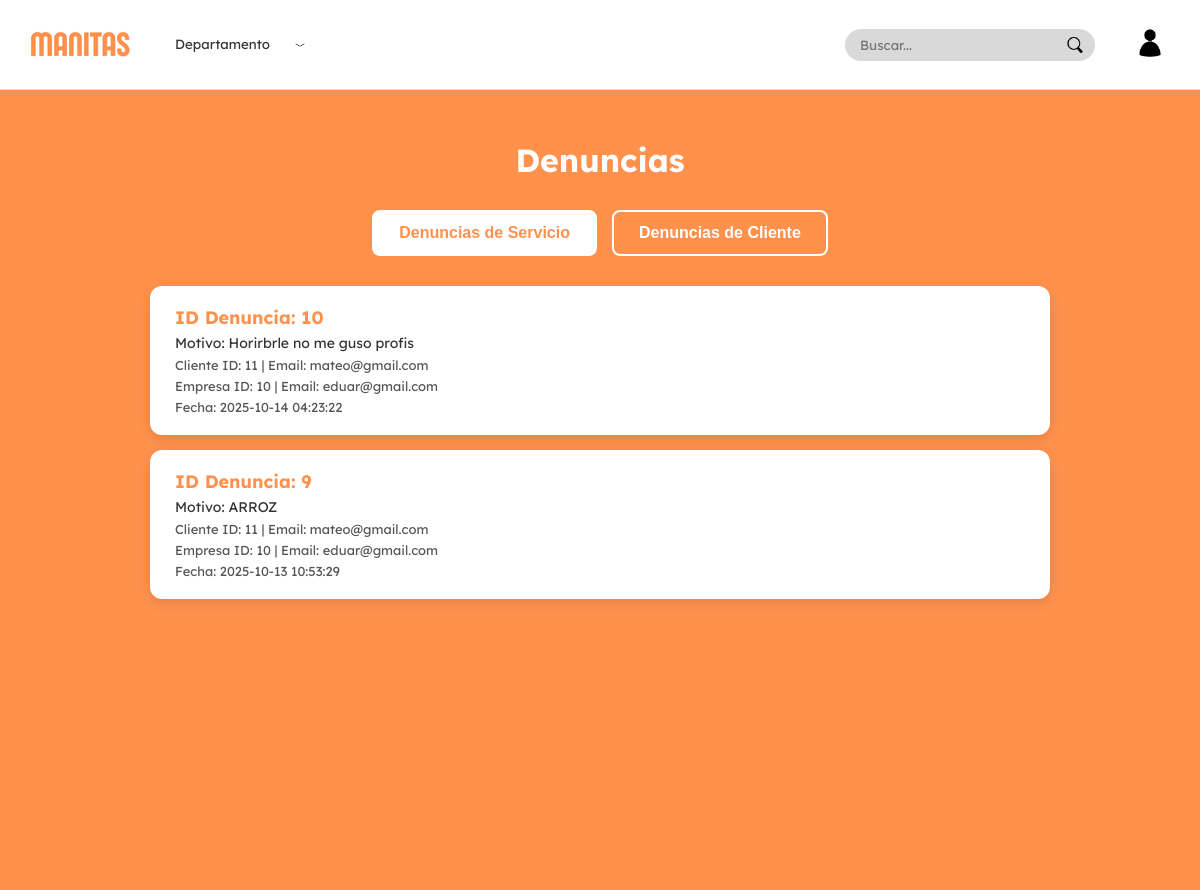
Page /apps/VIstas/paginas/administrador/admin_denuncias.php on the earlier database version.
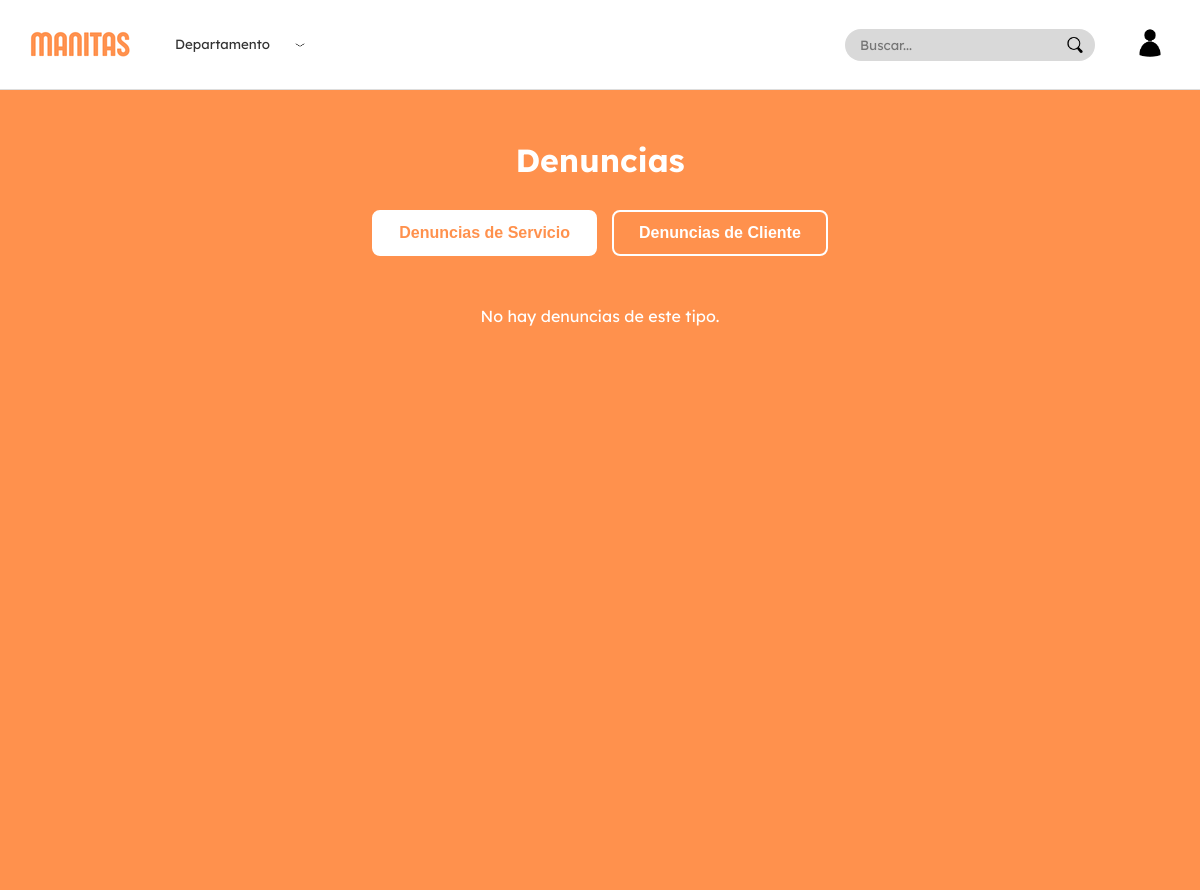
Same page on the later database version.
### tables this page shows
CREATE TABLE `denuncia` (
  `idDenuncia` int NOT NULL AUTO_INCREMENT,
  `idCliente` int NOT NULL,
  `idEmpresa` int NOT NULL,
  `asunto` varchar(50) DEFAULT NULL,
  `fecha` datetime DEFAULT CURRENT_TIMESTAMP,
  `motivo` varchar(500) DEFAULT NULL,
  PRIMARY KEY (`idDenuncia`),
  KEY `idCliente` (`idCliente`),
  KEY `idEmpresa` (`idEmpresa`),
  CONSTRAINT `denuncia_ibfk_1` FOREIGN KEY (`idCliente`) REFERENCES `cliente` (`IdUsuario`),
  CONSTRAINT `denuncia_ibfk_2` FOREIGN KEY (`idEmpresa`) REFERENCES `empresa` (`IdUsuario`)
);

### apps/Controlador/NavbarControlador.php (called while the page is built, shortened)
<?php
$logueado = isset($_SESSION['idUsuario']);
$rol = $logueado ? $_SESSION['rol'] : null;
$home_url = "/Proyecto/public/index.php";
$perfil_url = null;

### apps/Controlador/administrador/MostrarDenunciaControlador.php (called while the page is built, shortened)
<?php
require_once($_SERVER['DOCUMENT_ROOT'] . '/Proyecto/apps/modelos/Denuncia.php');
class AdminDenunciaController {
    public function __construct() {
        $tipo = $_GET['tipo'] ?? 'DenunciarServicio';
        $this->denuncias = Denuncia::obtenerPorAsunto($tipo);
    }
}
$adminController = new AdminDenunciaController();
$denuncias = $adminController->denuncias;

### apps/Modelos/Denuncia.php (called while the page is built, shortened)
<?php
require_once($_SERVER['DOCUMENT_ROOT'] . '/Proyecto/apps/modelos/Conexion.php');
class Denuncia
{
    private $idDenuncia;
    private $idCliente;
    private $idEmpresa;
    private $motivo;
    private $fecha;
    public function __construct($idCliente, $idEmpresa, $asunto, $motivo = null, $fecha = null, $idDenuncia = null)
    {
        $this->idDenuncia = $idDenuncia;
        $this->idCliente = $idCliente;
        $this->idEmpresa = $idEmpresa;
        $this->motivo = $motivo;
        $this->fecha = $fecha ?? date('Y-m-d H:i:s');
    }
    public function getIdDenuncia()
    {
        return $this->idDenuncia;
    }
    public function getIdCliente()
    {
        return $this->idCliente;
    }
    public function getIdEmpresa()
    {
        return $this->idEmpresa;
    }
    public function getMotivo()
    {
        return $this->motivo;
    }
    public function getFecha()
    {
        return $this->fecha;
    }
    public static function obtenerPorAsunto($asunto)
    {
        global $conn;
        $sql = "SELECT
                d.*,
                uc.Email AS emailCliente,
                ue.Email AS emailEmpresa
            FROM denuncia d
            LEFT JOIN usuario uc ON d.idCliente = uc.IdUsuario
            LEFT JOIN usuario ue ON d.idEmpresa = ue.IdUsuario
            WHERE d.asunto = ?
            ORDER BY d.fecha DESC";
        $stmt = $conn->prepare($sql);
        $stmt->bind_param("s", $asunto);
        $stmt->execute();
        $result = $stmt->get_result();
        $denuncias = [];
        while ($row = $result->fetch_assoc()) {
            $denuncia = new Denuncia(
                $row['idCliente'],
                $row['idEmpresa'],
                $row['asunto'],
                $row['motivo'],
                $row['fecha'],
                $row['idDenuncia']
            );
            $denuncias[] = [
                'denuncia' => $denuncia,
                'emailCliente' => $row['emailCliente'],
                'emailEmpresa' => $row['emailEmpresa']
            ];
        }
        return $denuncias;
    }
}

### apps/VIstas/paginas/administrador/admin_denuncias.php (the view, shortened to what this page needs)
<?php
require_once($_SERVER['DOCUMENT_ROOT'] . '/Proyecto/apps/controlador/administrador/MostrarDenunciaControlador.php');
?>
<!DOCTYPE html>
<html lang="es">
<head>
<link rel="stylesheet" href="/Proyecto/public/css/layout/navbar.css">
    <link rel="stylesheet" href="/Proyecto/public/css/fonts.css">
<link rel="stylesheet" href="/Proyecto/public/css/paginas/administrador/admin_denuncias.css">
</head>
<body>
    <?php include $_SERVER['DOCUMENT_ROOT'] . '/Proyecto/apps/vistas/layout/navbar.php'; ?>
    <div class="admin-denuncias-page">
        <h1>Denuncias</h1>
        <div class="modal-buttons">
            <a href="?tipo=DenunciarServicio">
                <button class="<?= ($_GET['tipo'] ?? 'DenunciarServicio') === 'DenunciarServicio' ? 'selected' : '' ?>">
                    Denuncias de Servicio
                </button>
            </a>
            <a href="?tipo=DenunciarCliente">
                <button class="<?= ($_GET['tipo'] ?? 'DenunciarServicio') === 'DenunciarCliente' ? 'selected' : '' ?>">
                    Denuncias de Cliente
                </button>
            </a>
        </div>
<ul class="servicios-list">
    <?php if (count($denuncias ?? []) === 0): ?>
        <p class="no-denuncias">No hay denuncias de este tipo.</p>
    <?php else: ?>
        <?php foreach ($denuncias as $item): ?>
            <?php $denuncia = $item['denuncia']; ?>
            <li class="servicio-item">
                <div class="info">
                    <span class="nombre">ID Denuncia: <?= htmlspecialchars($denuncia->getIdDenuncia()) ?></span>
                    <span class="descripcion">Motivo: <?= htmlspecialchars($denuncia->getMotivo()) ?></span>
                    <span class="empresa">
                        Cliente ID: <?= htmlspecialchars($denuncia->getIdCliente()) ?> |
                         Email: <?= htmlspecialchars($item['emailCliente']) ?>
                    </span>
                    <span class="empresa">
                        Empresa ID: <?= htmlspecialchars($denuncia->getIdEmpresa()) ?> |
                        Email: <?= htmlspecialchars($item['emailEmpresa']) ?>
                    </span>
                    <span class="empresa">Fecha: <?= htmlspecialchars($denuncia->getFecha()) ?></span>
                </div>
            </li>
        <?php endforeach; ?>
    <?php endif; ?>
</ul>
    </div>
</body>
</html>

### apps/VIstas/layout/navbar.php (shortened to what this page needs)
<?php
require_once($_SERVER['DOCUMENT_ROOT'] . '/Proyecto/apps/Controlador/NavbarControlador.php');
$ultima_busqueda = $_SESSION['ultima_busqueda'] ?? '';
?>
<nav class="navbar">
    <div class="navbar-left">
        <div class="logo">
            <a href="<?= $home_url ?>">
                <img src="/Proyecto/public/imagen/logo/logo_manitas.png" alt="Logo">
            </a>
        </div>
        <?php if ($rol !== 'admin' && $rol !== 'propietario'): ?>
        <div class="departamentos">
            <form id="form-departamento" action="/Proyecto/apps/controlador/servicio/BuscarControlador.php" method="POST">
                <select name="departamento" onchange="document.getElementById('form-departamento').submit()">
                    <option value="">Departamento</option>
                </select>
            </form>
        </div>
        <?php endif; ?>
    </div>
    <div class="navbar-right">
        <?php if ($rol !== 'admin' && $rol !== 'propietario'): ?>
        <div class="busqueda">
            <form id="form-buscador" action="/Proyecto/apps/controlador/servicio/BuscarControlador.php" method="POST">
                <input type="text" name="q" id="buscador" placeholder="Buscar..." value="<?= htmlspecialchars($ultima_busqueda) ?>">
                <button type="submit">
                    <img src="/Proyecto/public/imagen/icono/icono_busqueda.png" alt="Buscar">
                </button>
            </form>
        </div>
        <?php endif; ?>
        <div class="perfil">
            <div class="perfil-btn">
                <a href="<?= $perfil_url ?>" class="icono-notificacion-navbar">
                    <img src="/Proyecto/public/imagen/icono/icono_avatar.png" alt="Mi perfil">
                </a>
            </div>
        </div>
    </div>
</nav>

### public/css/layout/navbar.css (style rules this page uses)
body { margin: 0; font-family: 'Lexend', sans-serif; }
.navbar { display: flex; justify-content: space-between; align-items: center; padding: 0 30px; background-color: #ffffff; border-bottom: 1px solid #ddd; height: 90px; box-sizing: border-box; max-width: 1350px; margin: 0 auto; }
.navbar-left, .navbar-right { display: flex; align-items: center; gap: 35px; }
.logo img { height: 60px; width: auto; object-fit: contain; display: block; }
.departamentos select { min-width: 150px; max-width: 200px; padding: 6px 30px 6px 10px; border-radius: 5px; font-family: 'Lexend', sans-serif; background-color: #ffffff; color: #333; appearance: none; -webkit-appearance: none; -moz-appearance: none; border: none; box-sizing: border-box; background-image: url("../../imagen/icono/icono_flecha.png"); background-repeat: no-repeat; background-position: right 10px center; background-size: 10px 6px; cursor: pointer; overflow: hidden; text-overflow: ellipsis; white-space: nowrap; }
.departamentos select option:checked { background-color: #ff914d; color: #fff; }
.busqueda form { display: flex; align-items: center; width: 250px; position: relative; }
.busqueda input { flex: 1; padding: 8px 40px 8px 15px; border: none; border-radius: 50px; background-color: #d9d9d9; color: #333; font-family: 'Lexend', sans-serif; outline: none; box-sizing: border-box; }
.busqueda button { position: absolute; right: 10px; top: 50%; transform: translateY(-50%); border: none; background: none; cursor: pointer; display: flex; align-items: center; justify-content: center; padding: 0; }
.busqueda button img { width: 20px; height: 20px; }
.perfil { position: relative; }
.perfil-btn { cursor: pointer; display: flex; align-items: center; position: relative; }
.perfil-btn img { width: 40px; height: 40px; border-radius: 50%; }

### public/css/paginas/administrador/admin_denuncias.css (style rules this page uses)
.admin-denuncias-page { font-family: 'Lexend', sans-serif; background-color: #FF914D; color: #333; display: flex; flex-direction: column; align-items: center; padding: 20px; min-height: 100vh; box-sizing: border-box; }
.admin-denuncias-page h1 { text-align: center; color: white; margin: 30px 0; font-weight: 700; font-size: 32px; }
.admin-denuncias-page .modal-buttons { display: flex; justify-content: center; gap: 15px; margin-bottom: 30px; }
.admin-denuncias-page .modal-buttons button { background-color: #FF914D; color: white; border: 2px solid white; border-radius: 8px; padding: 12px 25px; font-weight: 600; font-size: 16px; cursor: pointer; transition: all 0.3s ease; }
.admin-denuncias-page .modal-buttons button.selected { background-color: white; color: #FF914D; }
.admin-denuncias-page .servicios-list { list-style: none; padding: 0; max-width: 900px; width: 100%; margin: 0 auto 50px auto; display: flex; flex-direction: column; gap: 15px; }
.admin-denuncias-page .no-denuncias { text-align: center; color: white; font-size: 16px; margin-top: 20px; }
.admin-denuncias-page .servicio-item { background-color: #fff; border-radius: 12px; padding: 20px 25px; box-shadow: 0 4px 12px rgba(0, 0, 0, 0.1); display: flex; flex-direction: column; transition: transform 0.2s ease, box-shadow 0.2s ease; }
.admin-denuncias-page .servicio-item .info { display: flex; flex-direction: column; gap: 5px; }
.admin-denuncias-page .servicio-item .info .nombre { font-weight: 700; font-size: 18px; color: #FF914D; }
.admin-denuncias-page .servicio-item .info .descripcion { font-size: 14px; color: #333; }
.admin-denuncias-page .servicio-item .info .empresa { font-size: 13px; color: #555; }

Differences in the rows shown:
removed denuncia: idDenuncia "10", motivo "Horirbrle no me guso profis", idCliente "11", emailCliente "mateo@gmail.com", idEmpresa "10", emailEmpresa "eduar@gmail.com", fecha "2025-10-14 04:23:22"
removed denuncia: idDenuncia "9", motivo "ARROZ", idCliente "11", emailCliente "mateo@gmail.com", idEmpresa "10", emailEmpresa "eduar@gmail.com", fecha "2025-10-13 10:53:29"
Other differences:
text now shown: "No hay denuncias de este tipo."
